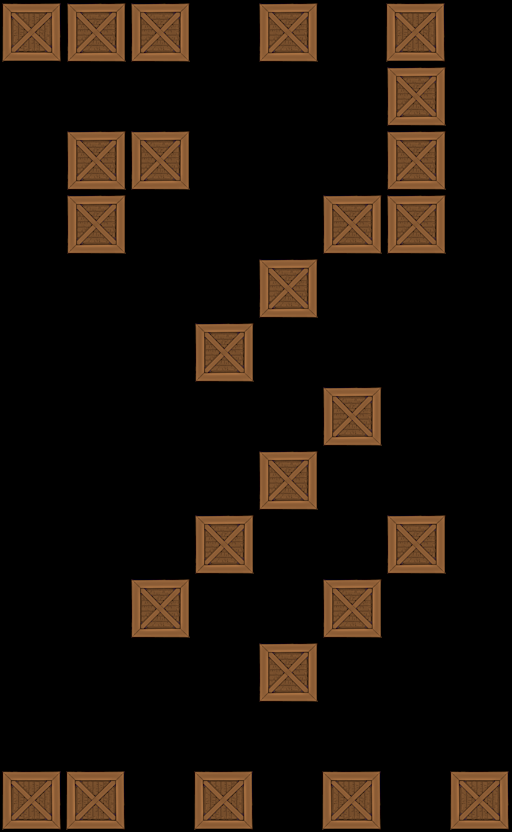

Below is a game level as drawn by its tile map, then a one-line description and the .tmx that defines it (tile-layer data replaced by summaries):
An orthogonal 8x13 tile map with 64x64 px tiles, 1 tile layer (Tile Layer 1).

<map version="1.0" orientation="orthogonal" width="8" height="13" tilewidth="64" tileheight="64">
 <tileset firstgid="1" name="crate" tilewidth="64" tileheight="64">
  <image source="../../crate2.png" width="64" height="64" />
 </tileset>
 <layer name="Tile Layer 1" width="8" height="13">
  <data>[104 cells, 26 non-empty, 1 distinct tile ids]</data>
 </layer>
</map>
